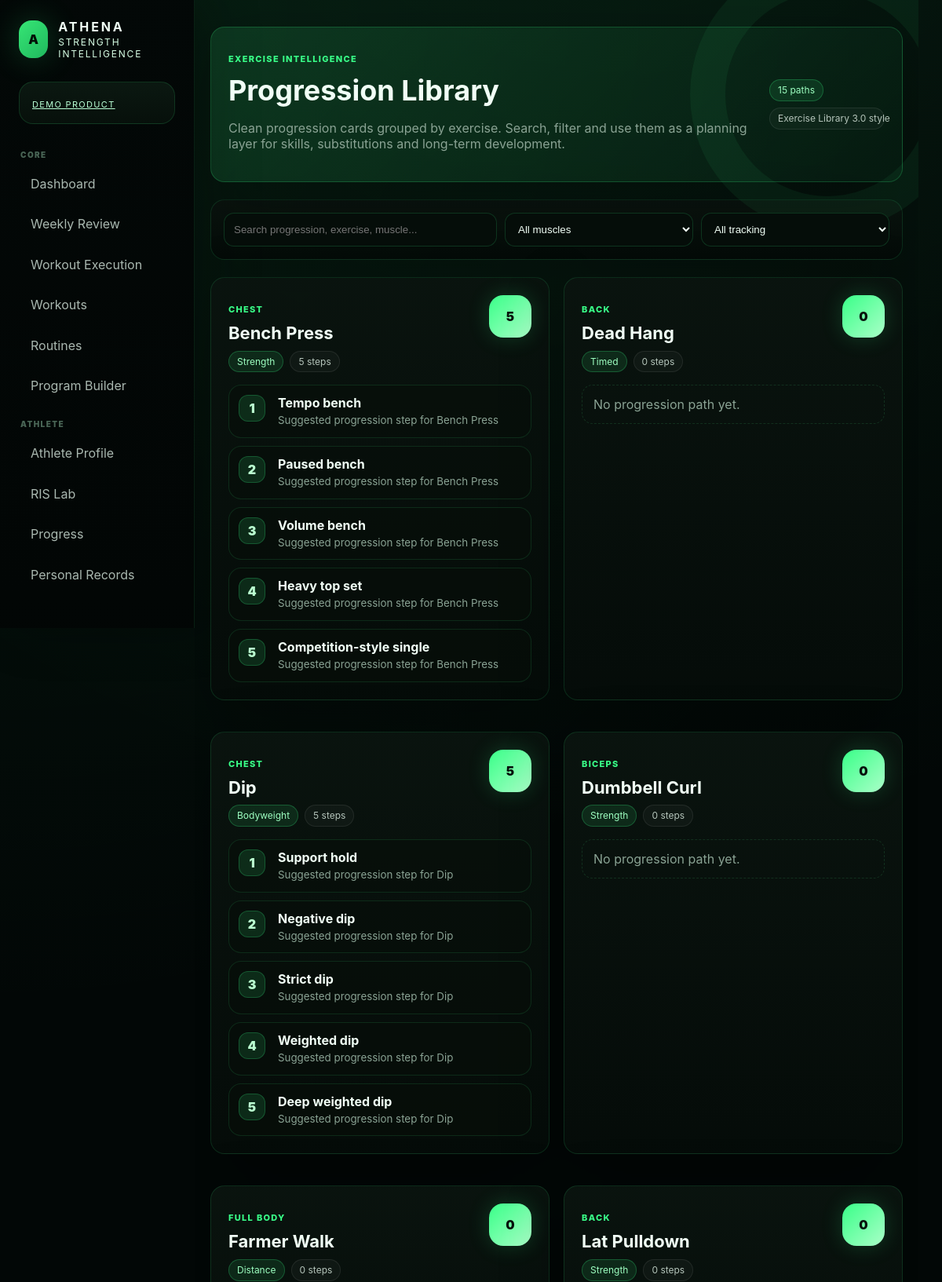
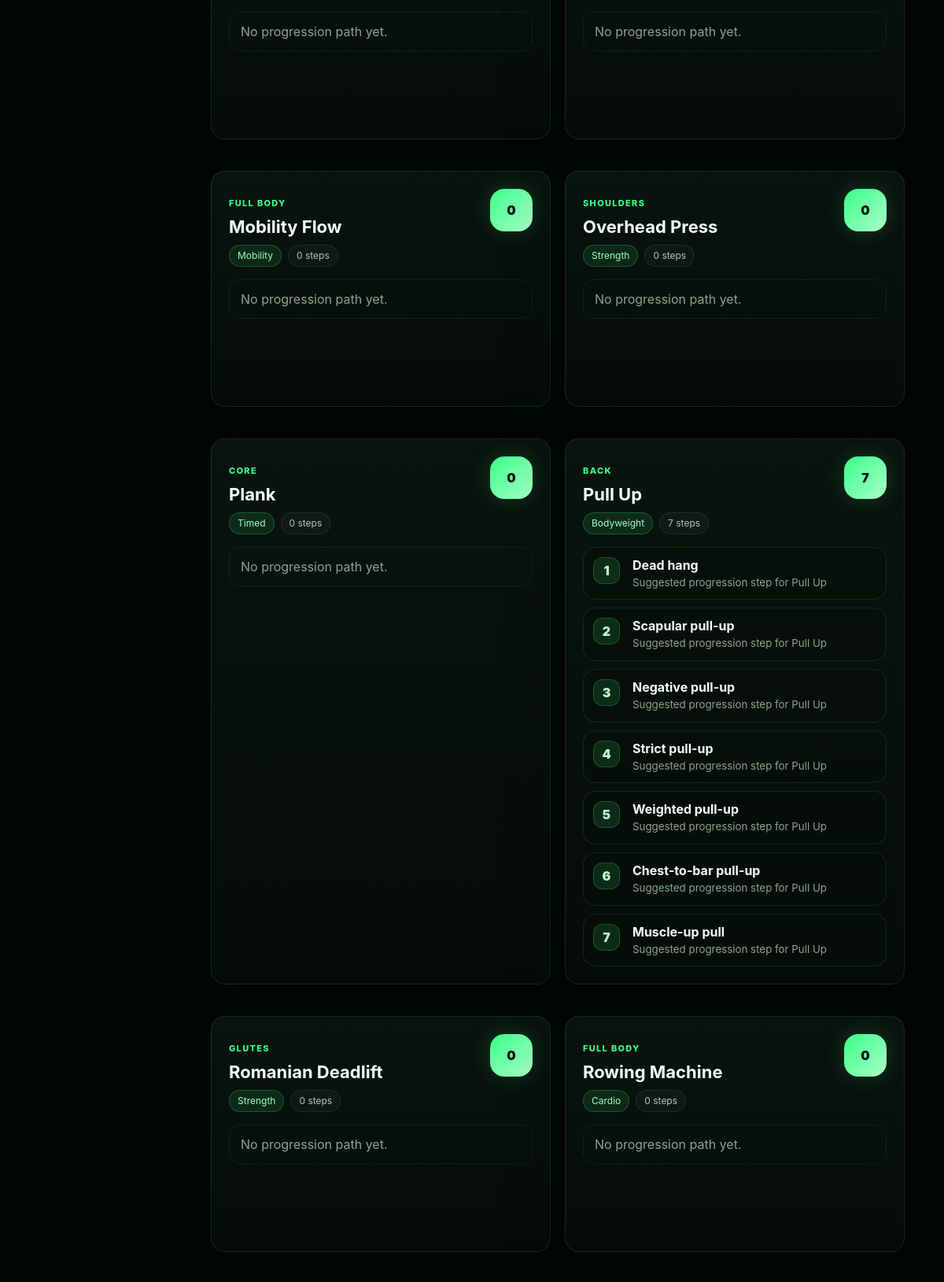
The app's page /exercise-progressions (upper part) with its own data (2 pictures, top to bottom).
### tables this page shows
CREATE TABLE exercises(
            id INTEGER PRIMARY KEY AUTOINCREMENT,
            name TEXT NOT NULL,
            muscle_group TEXT NOT NULL,
            equipment TEXT NOT NULL DEFAULT 'Barbell',
            notes TEXT DEFAULT '',
            is_custom INTEGER DEFAULT 1
        , image_path TEXT DEFAULT '', description TEXT DEFAULT '', difficulty TEXT DEFAULT 'Intermediate', primary_muscle TEXT DEFAULT '', secondary_muscles TEXT DEFAULT '', instructions TEXT DEFAULT '', cues TEXT DEFAULT '', common_mistakes TEXT DEFAULT '', ris_tag TEXT DEFAULT 'Strength', exercise_type TEXT DEFAULT 'Strength', metric_hint TEXT DEFAULT 'Weight + reps', media_url TEXT DEFAULT '', movement_pattern TEXT DEFAULT '', athena_identity TEXT DEFAULT 'Performance Engine movement');

CREATE TABLE exercise_progressions(
            id INTEGER PRIMARY KEY AUTOINCREMENT,
            exercise_id INTEGER NOT NULL,
            step_order INTEGER DEFAULT 1,
            title TEXT NOT NULL,
            description TEXT DEFAULT ''
        );

### app.py (the view)
@app.route('/exercise-progressions')
def exercise_progressions_center():
    rows=q('''SELECT e.id,e.name,e.muscle_group,e.exercise_type,p.step_order,p.title,p.description FROM exercises e LEFT JOIN exercise_progressions p ON p.exercise_id=e.id ORDER BY e.name,p.step_order''')
    grouped={}
    for r in rows:
        grouped.setdefault(r['id'], {'exercise':r, 'steps':[]})
        if r['title']:
            grouped[r['id']]['steps'].append(r)
    return render_template('exercise_progressions.html', groups=grouped.values())

### app.py (called while the page is built)
def db():
    conn = sqlite3.connect(DB_PATH)
    conn.row_factory = sqlite3.Row
    return conn

def q(sql, params=(), one=False, commit=False):
    with db() as conn:
        cur = conn.execute(sql, params)
        if commit:
            conn.commit()
        return (cur.fetchone() if one else cur.fetchall())

@app.context_processor
def inject():
    return dict(MUSCLES=MUSCLES, MOODS=MOODS, SEXES=SEXES, DIFFICULTY=DIFFICULTY, EXERCISE_TYPES=EXERCISE_TYPES, today=datetime.date.today().isoformat())

@app.context_processor
def athena_v116_context():
    return dict(
        athlete_rank_from_xp=athlete_rank_from_xp,
        streak_system_v2=streak_system_v2,
        profile_completion_score=profile_completion_score,
        skill_tree_view_data=skill_tree_view_data,
        featured_achievements=featured_achievements,
        upcoming_goals_data=upcoming_goals_data,
        smart_training_suggestion_v2=smart_training_suggestion_v2,
        dashboard_mission_v2=dashboard_mission_v2,
    )

### templates/exercise_progressions.html (shortened to what this page needs)
{% extends 'base.html' %}{% block title %}Progressions{% endblock %}{% block content %}
<section class="library-hero progress-v11-hero card hero">
  <div>
    <p class="eyebrow">Exercise Intelligence</p>
    <h2>Progression Library</h2>
    <p class="muted">Clean progression cards grouped by exercise. Search, filter and use them as a planning layer for skills, substitutions and long-term development.</p>
  </div>
  <div class="tag-row">
    <span class="pill green">{{groups|length}} paths</span>
    <span class="pill soft">Exercise Library 3.0 style</span>
  </div>
</section>
<section class="card progress-filter-card">
  <div class="exercise-filter-v11 progress-filter-v11">
    <input id="progressSearch" placeholder="Search progression, exercise, muscle...">
    <select id="progressMuscle"><option value="">All muscles</option>{% for g in groups|sort(attribute='exercise.muscle_group') %}<option value="{{g.exercise.muscle_group}}">{{g.exercise.muscle_group}}</option>{% endfor %}</select>
    <select id="progressType"><option value="">All tracking</option>{% for g in groups|sort(attribute='exercise.exercise_type') %}<option value="{{g.exercise.exercise_type}}">{{g.exercise.exercise_type}}</option>{% endfor %}</select>
  </div>
</section>
<section class="progress-library-grid" id="progressGrid">
{% for g in groups %}
  <article class="card progression-card-v11" data-progress-card data-search="{{(g.exercise.name ~ ' ' ~ g.exercise.muscle_group ~ ' ' ~ g.exercise.exercise_type ~ ' ' ~ (g.steps|map(attribute='title')|join(' ')))|lower}}" data-muscle="{{g.exercise.muscle_group}}" data-type="{{g.exercise.exercise_type}}">
    <div class="progress-card-head">
      <div>
        <p class="eyebrow">{{g.exercise.muscle_group}}</p>
        <h3>{{g.exercise.name}}</h3>
        <div class="tag-row"><span class="pill green">{{g.exercise.exercise_type}}</span><span class="pill soft">{{g.steps|length}} steps</span></div>
      </div>
      <div class="progress-orb">{{g.steps|length}}</div>
    </div>
    {% if g.steps %}
    <div class="progression-path-v11">
      {% for st in g.steps %}
      <div class="progression-node-v11">
        <span>{{st.step_order}}</span>
        <div><b>{{st.title}}</b><small>{{st.description or 'Progression checkpoint'}}</small></div>
      </div>
      {% endfor %}
    </div>
    {% else %}
    <div class="empty compact">No progression path yet.</div>
    {% endif %}
  </article>
{% endfor %}
</section>
{% endblock %}

### records on screen
exercises: exercise.muscle_group "CHEST", exercise.name "Bench Press", exercise.exercise_type "Strength"
exercise_progressions: step_order "1", title "Tempo bench", description "Suggested progression step for Bench Press"
exercise_progressions: step_order "2", title "Paused bench", description "Suggested progression step for Bench Press"
exercise_progressions: step_order "3", title "Volume bench", description "Suggested progression step for Bench Press"
exercise_progressions: step_order "4", title "Heavy top set", description "Suggested progression step for Bench Press"
exercise_progressions: step_order "5", title "Competition-style single", description "Suggested progression step for Bench Press"
exercises: exercise.muscle_group "BACK", exercise.name "Dead Hang", exercise.exercise_type "Timed"
exercises: exercise.muscle_group "CHEST", exercise.name "Dip", exercise.exercise_type "Bodyweight"
exercise_progressions: step_order "1", title "Support hold", description "Suggested progression step for Dip"
exercise_progressions: step_order "2", title "Negative dip", description "Suggested progression step for Dip"
exercise_progressions: step_order "3", title "Strict dip", description "Suggested progression step for Dip"
exercise_progressions: step_order "4", title "Weighted dip", description "Suggested progression step for Dip"
exercise_progressions: step_order "5", title "Deep weighted dip", description "Suggested progression step for Dip"
exercises: exercise.muscle_group "BICEPS", exercise.name "Dumbbell Curl", exercise.exercise_type "Strength"
exercises: exercise.muscle_group "FULL BODY", exercise.name "Farmer Walk", exercise.exercise_type "Distance"
exercises: exercise.muscle_group "BACK", exercise.name "Lat Pulldown", exercise.exercise_type "Strength"
exercises: exercise.muscle_group "FULL BODY", exercise.name "Mobility Flow", exercise.exercise_type "Mobility"
exercises: exercise.muscle_group "SHOULDERS", exercise.name "Overhead Press", exercise.exercise_type "Strength"
exercises: exercise.muscle_group "CORE", exercise.name "Plank", exercise.exercise_type "Timed"
exercises: exercise.muscle_group "BACK", exercise.name "Pull Up", exercise.exercise_type "Bodyweight"
exercise_progressions: step_order "1", title "Dead hang", description "Suggested progression step for Pull Up"
exercise_progressions: step_order "2", title "Scapular pull-up", description "Suggested progression step for Pull Up"
exercise_progressions: step_order "3", title "Negative pull-up", description "Suggested progression step for Pull Up"
exercise_progressions: step_order "4", title "Strict pull-up", description "Suggested progression step for Pull Up"
exercise_progressions: step_order "5", title "Weighted pull-up", description "Suggested progression step for Pull Up"
exercise_progressions: step_order "6", title "Chest-to-bar pull-up", description "Suggested progression step for Pull Up"
exercise_progressions: step_order "7", title "Muscle-up pull", description "Suggested progression step for Pull Up"
exercises: exercise.muscle_group "GLUTES", exercise.name "Romanian Deadlift", exercise.exercise_type "Strength"
exercises: exercise.muscle_group "FULL BODY", exercise.name "Rowing Machine", exercise.exercise_type "Cardio"

### other values on screen
{{ groups|length }} "15"
{{ g.steps|length }} "5" "0" "5" "0" "0" "0" "0" "0" "0" "7" "0" "0"
